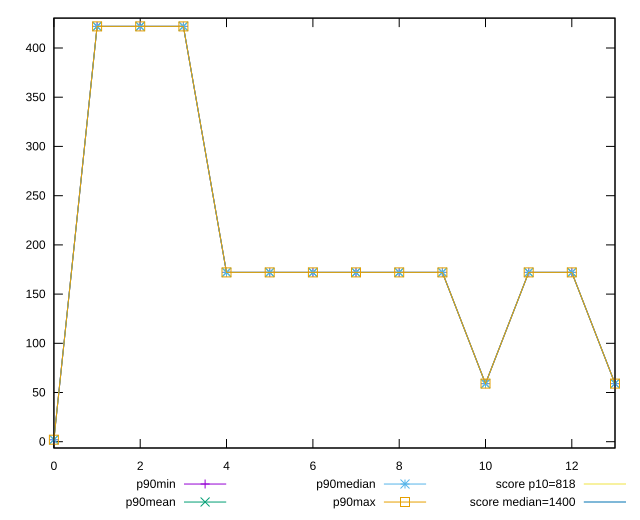

The gnuplot source for this figure:
reset

$p90Min <<EOF
0 2
1 422
2 422
3 422
4 172
5 172
6 172
7 172
8 172
9 172
10 59
11 172
12 172
13 59
EOF

$p90Mean <<EOF
0 2
1 422
2 422
3 422
4 172
5 172
6 172
7 172
8 172
9 172
10 59
11 172
12 172
13 59
EOF

$p90Median <<EOF
0 2
1 422
2 422
3 422
4 172
5 172
6 172
7 172
8 172
9 172
10 59
11 172
12 172
13 59
EOF

$p90Max <<EOF
0 2
1 422
2 422
3 422
4 172
5 172
6 172
7 172
8 172
9 172
10 59
11 172
12 172
13 59
EOF

set key outside below
set xrange [0:13]
set yrange [-6.4:430.4]
set terminal svg size 640, 520 enhanced background rgb 'white'
set output "report_00007_2020-12-11T15:55:29.892Z/dom-size/progression/value.svg"

plot $p90Min title "p90min" with linespoints, \
     $p90Mean title "p90mean" with linespoints, \
     $p90Median title "p90median" with linespoints, \
     $p90Max title "p90max" with linespoints, \
     818 title "score p10=818", \
     1400 title "score median=1400"

reset
